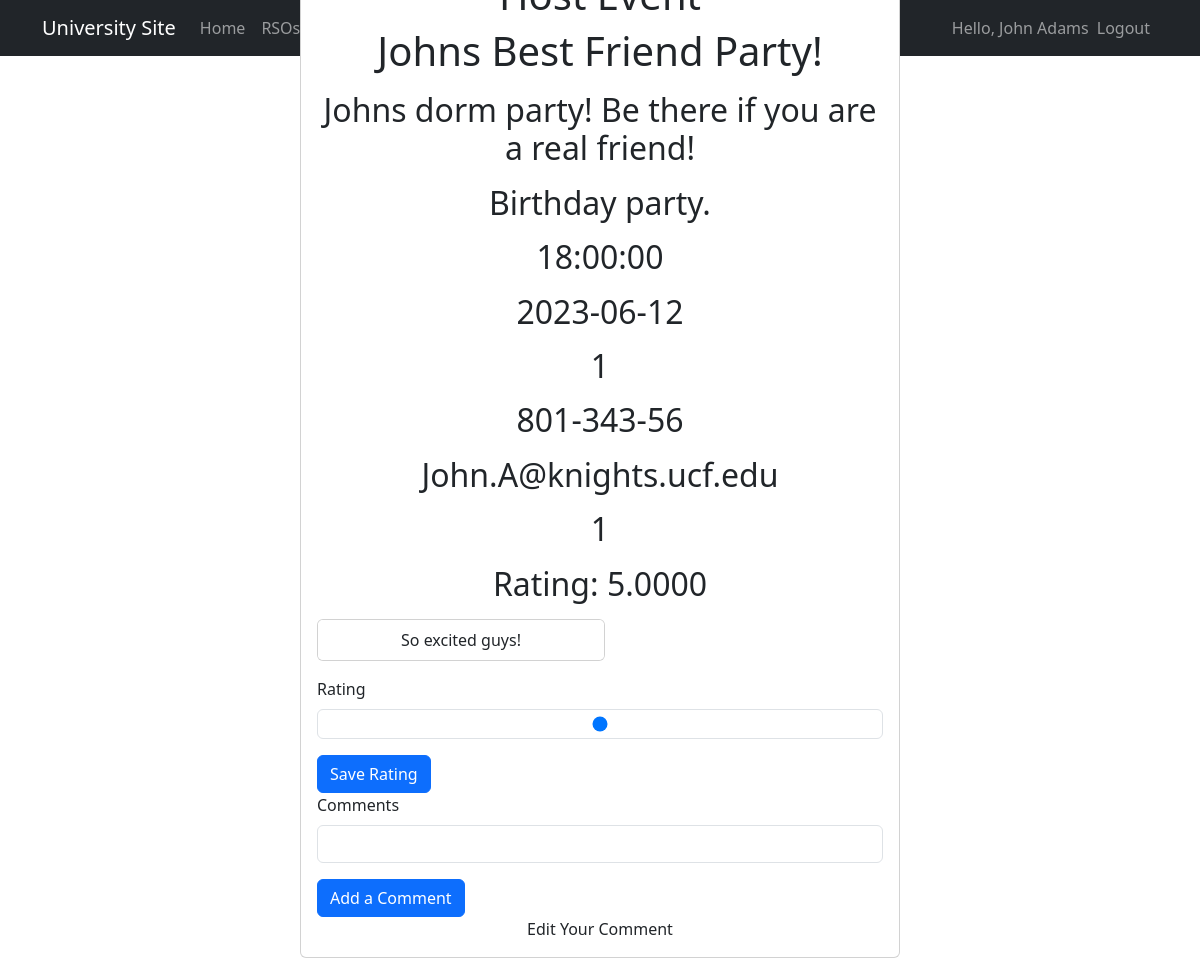
/events/view_event.php?id=1 (signed in), run on the app's committed database.
### tables this page shows
CREATE TABLE Events (
    EventID INT AUTO_INCREMENT PRIMARY KEY,
    Name VARCHAR(255) NOT NULL,
    Category VARCHAR(255) NOT NULL,
    Description TEXT,
    Time TIME NOT NULL,
    Date DATE NOT NULL,
    LocationID INT,
    ContactPhone VARCHAR(20),
    ContactEmail VARCHAR(255),
    EventType ENUM('public', 'private', 'rso') NOT NULL,
    RSOID INT,
    UniversityID INT,
    Approved BOOLEAN,
    FOREIGN KEY (LocationID) REFERENCES Locations(LocationID),
    FOREIGN KEY (RSOID) REFERENCES RSOs(RSOID),
    FOREIGN KEY (UniversityID) REFERENCES Universities(UniversityID)
);

CREATE TABLE Comments (
    CommentID INT AUTO_INCREMENT PRIMARY KEY,
    UserID INT,
    EventID INT,
    Content TEXT NOT NULL,
    Timestamp TIMESTAMP DEFAULT CURRENT_TIMESTAMP,
    FOREIGN KEY (UserID) REFERENCES Users(UserID),
    FOREIGN KEY (EventID) REFERENCES Events(EventID)
);

### src/core/db.php (called while the page is built, shortened)
<?php
function db_get_connection() {
    $host = '127.0.0.1';
    $db = 'universitysite';
    $user = 'universitysite';
    $pass = 'universitysite';
    $charset = 'utf8mb4';
    $dsn = "mysql:host=$host;dbname=$db;charset=$charset";
    $options = [
        PDO::ATTR_ERRMODE => PDO::ERRMODE_EXCEPTION,
        PDO::ATTR_DEFAULT_FETCH_MODE => PDO::FETCH_ASSOC,
        PDO::ATTR_EMULATE_PREPARES => false,
    ];
    try {
        $dbConn = new PDO($dsn, $user, $pass, $options);
        return $dbConn;
    } catch (\PDOException $e) {
        throw new \PDOException($e->getMessage(), (int)$e->getCode());
    }
}
function events_get_event($universityId, $eventId)
{
    $dbConn = db_get_connection();
    $statement = 'SELECT * FROM Events WHERE EventID = :eventId AND UniversityID = :universityId';
    $stmt = $dbConn->prepare($statement);
    $stmt->bindParam(':universityId', $universityId);
    $stmt->bindParam(':eventId', $eventId);
    $stmt->execute();
    return $stmt->fetch();
}
function events_get_event_rating($eventId) {
    $dbConn = db_get_connection();
    $statement = 'SELECT AVG(Stars) FROM Ratings WHERE EventID = :eventId';
    $stmt = $dbConn->prepare($statement);
    $stmt->bindParam(':eventId', $eventId);
    $stmt->execute();
    return $stmt->fetchColumn();
}
function comments_get_comments($eventId) {
    $dbConn = db_get_connection();
    $statement = 'SELECT * FROM comments WHERE EventID = :eventId';
    $stmt = $dbConn->prepare($statement);
    $stmt->bindParam(':eventId', $eventId);
    $stmt->execute();
    return $stmt->fetchAll();
}
?>

### src/events/view_event.php (the view, shortened to what this page needs)
<?php
include_once('../core/header.php');
?>
<?php
$event = events_get_event($_SESSION["user_universityid"], $_GET["id"]);
$eventRating = events_get_event_rating($_GET["id"]);
$comments = comments_get_comments($_GET["id"]);
?>
<div class="h-100 d-flex align-items-center justify-content-center">
    <div class="card text-center w-50">
        <div class="card-body">
            <h1>Host Event</h1>
            <div class="mb-3">
                <h1 class=""><?= $event["Name"] ?></h1>
            </div>
            <div class="mb-3">
                <h2 class=""><?= $event["Description"] ?></h2>
            </div>
            <div class="mb-3">
                <h2 class=""><?= $event["Category"] ?></h2>
            </div>
            <div class="mb-3">
                <h2 class=""><?= $event["Time"] ?></h2>
            </div>
            <div class="mb-3">
                <h2 class=""><?= $event["Date"] ?></h2>
            </div>
            <div class="mb-3">
                <h2 class=""><?= $event["LocationID"] ?></h2>
            </div>
            <div class="mb-3">
                <h2 class=""><?= $event["ContactPhone"] ?></h2>
            </div>
            <div class="mb-3">
                <h2 class=""><?= $event["ContactEmail"] ?></h2>
            </div>
            <div class="mb-3">
                <h2 class=""><?= $event["RSOID"] ?></h2>
            </div>
            <div class="mb-3">
                <h2 class="">Rating: <?= $eventRating ?></h2>
            </div>
            <div class="mb-3">
                <?php foreach ($comments as $eventComment) : ?>
                    <div class="col">
                        <div class="card" style="width: 18rem;">
                            <ul class="list-group list-group-flush">
                                <li class="list-group-item"><?=$eventComment["Content"];?></li>
                            </ul>
                        </div>
                    </div>
                <?php endforeach; ?>
            </div>
            <form class="text-start" action="/events/update_rating.php" method="post">
                <div class="mb-3">
                    <label for="rating" class="form-label">Rating</label>
                    <input type="range" min="1" max="5" class="form-control" id="rating" name="rating" aria-describedby="rating" required>
                </div>
                <button type="submit" id="submit" name="submit" class="btn btn-primary text-center">Save Rating</button>
            </form>
            <form class="text-start" action="/events/add_comments.php" method="post">
                <div class="mb-3">
                    <label for="comments" class="form-label">Comments</label>
                    <input type="text" class="form-control" id="comment" name="comment" aria-describedby="event_id" required>
                </div>
                <button type="submit" id="submit" name="submit" class="btn btn-primary text-center">Add a Comment</button>
            </form>
            <a href="/events/edit_comments.php?id=<?=$event["EventID"]?>" class="nav-link">Edit Your Comment</a>
        </div>
    </div>
</div>
<?php
include_once('../core/footer.php');
?>

### data on the page
events: Name "Johns Best Friend Party!", Description "Johns dorm party! Be there if you are a real friend!", Category "Birthday party.", Time "18:00:00", Date "2023-06-12", LocationID "1", ContactPhone "801-343-56", ContactEmail "John.A@knights.ucf.edu", RSOID "1"
comments: Content "So excited guys!"

### other printed values
$_SESSION["user_fullname"] "John Adams"
$eventRating "5.0000"
